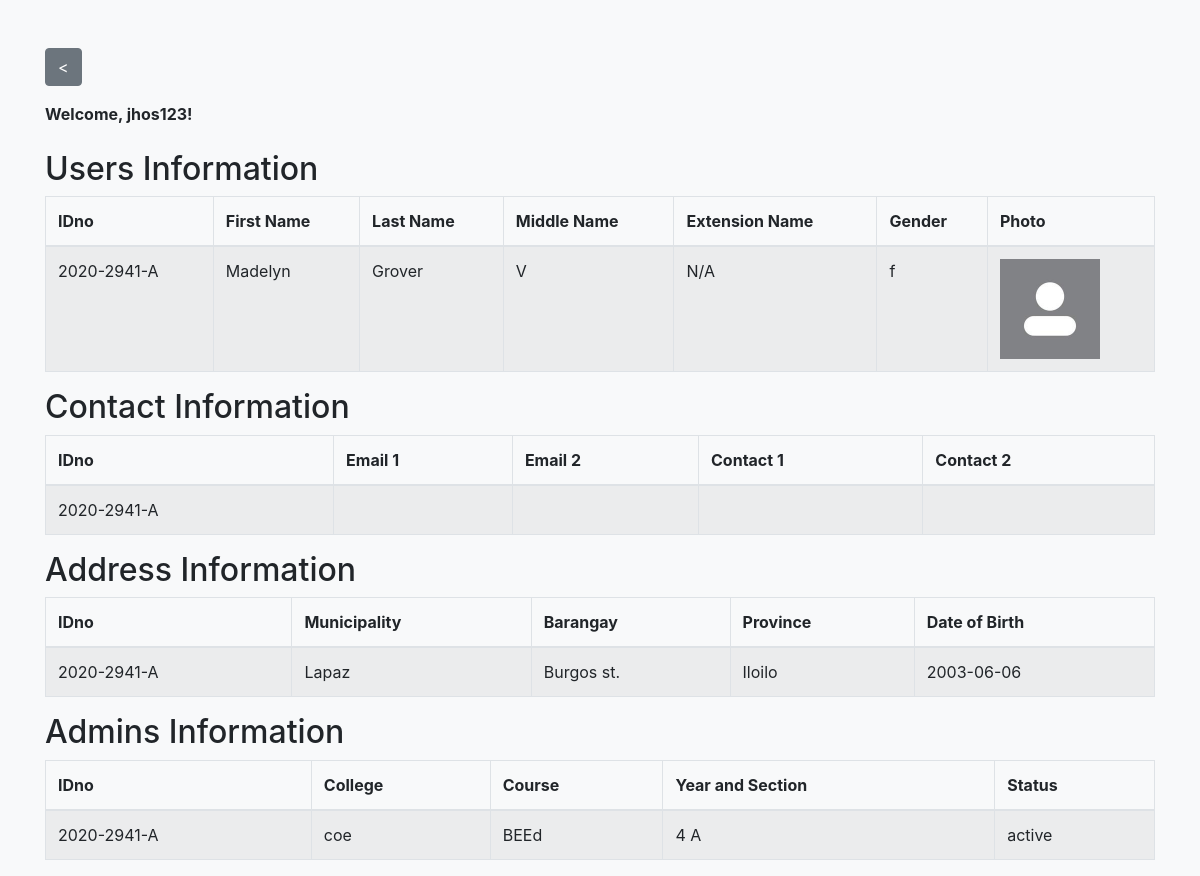
Screenshot of /dashboard/admin/include/user_details.php?id=2020-2941-A (signed in) with the database file from the repository.
### tables this page shows
CREATE TABLE `users_info` (
  `IDno` varchar(11) NOT NULL,
  `Fname` varchar(50) DEFAULT NULL,
  `Sname` varchar(50) DEFAULT NULL,
  `Mname` varchar(50) DEFAULT NULL,
  `Ename` varchar(50) DEFAULT NULL,
  `gender` varchar(10) DEFAULT NULL,
  `photo` varchar(255) DEFAULT NULL
);

CREATE TABLE `contact` (
  `IDno` varchar(11) NOT NULL,
  `email1` varchar(100) DEFAULT NULL,
  `email2` varchar(100) DEFAULT NULL,
  `con1` varchar(20) DEFAULT NULL,
  `con2` varchar(20) DEFAULT NULL
);

CREATE TABLE `address` (
  `IDno` varchar(11) NOT NULL,
  `municipality` varchar(100) DEFAULT NULL,
  `barangay` varchar(100) DEFAULT NULL,
  `province` varchar(100) DEFAULT NULL,
  `DOB` date DEFAULT NULL
);

CREATE TABLE `user_details` (
  `IDno` varchar(11) NOT NULL,
  `college` varchar(100) DEFAULT NULL,
  `course` varchar(100) DEFAULT NULL,
  `yrLVL` varchar(50) DEFAULT NULL,
  `A_LVL` varchar(11) DEFAULT NULL,
  `status` enum('active','inactive','restricted') DEFAULT NULL
);

### dashboard/admin/include/user_details.php (the view, shortened to what this page needs)
<?php
include '../../config.php';
if (isset($_GET['id'])) {
    $id = $_GET['id'];
    $usersInfoResult = mysqli_query($conn, "SELECT * FROM users_info WHERE IDno = '$id'");
    $contactResult = mysqli_query($conn, "SELECT * FROM contact WHERE IDno = '$id'");
    $addressResult = mysqli_query($conn, "SELECT * FROM address WHERE IDno = '$id'");
    $adminsInfoResult = mysqli_query($conn, "SELECT * FROM user_details WHERE IDno = '$id'");
    $userInfo = mysqli_fetch_assoc($usersInfoResult);
}
?>
<!DOCTYPE html>
<html lang="en">
<head>
    <link rel="stylesheet" href="https://stackpath.bootstrapcdn.com/bootstrap/4.5.2/css/bootstrap.min.css">
</head>
<body class="bg-light">
    <div class="container mt-5">
        <a href="../BrowseUser.php" class="btn btn-secondary mb-3"><</a>
        <p><strong>Welcome, <?php echo htmlspecialchars($_SESSION['admin']['username']); ?>!</strong></p>
        <h2 class="mt-4">Users Information</h2>
        <table class="table table-bordered table-striped">
            <thead>
                <tr>
                    <th>IDno</th>
                    <th>First Name</th>
                    <th>Last Name</th>
                    <th>Middle Name</th>
                    <th>Extension Name</th>
                    <th>Gender</th>
                    <th>Photo</th>
                </tr>
            </thead>
            <tbody>
                <tr>
                    <td><?php echo htmlspecialchars($userInfo['IDno']); ?></td>
                    <td><?php echo htmlspecialchars($userInfo['Fname']); ?></td>
                    <td><?php echo htmlspecialchars($userInfo['Sname']); ?></td>
                    <td><?php echo htmlspecialchars($userInfo['Mname']); ?></td>
                    <td><?php echo htmlspecialchars($userInfo['Ename']); ?></td>
                    <td><?php echo htmlspecialchars($userInfo['gender']); ?></td>
                    <td>
                    <?php if (!empty($userInfo['photo'])): ?>
                        <img src="../../../pic/User/<?php echo htmlspecialchars($userInfo['photo']); ?>"
                             alt="User Photo"
                             style="height: 100px; object-fit: cover;">
                    <?php else: ?>
                        <span>No Photo</span>
                    <?php endif; ?>
                    </td>
                </tr>
            </tbody>
        </table>
        <h2>Contact Information</h2>
        <table class="table table-bordered table-striped">
            <thead>
                <tr>
                    <th>IDno</th>
                    <th>Email 1</th>
                    <th>Email 2</th>
                    <th>Contact 1</th>
                    <th>Contact 2</th>
                </tr>
            </thead>
            <tbody>
                <?php while ($row = mysqli_fetch_assoc($contactResult)): ?>
                    <tr>
                        <td><?php echo htmlspecialchars($row['IDno']); ?></td>
                        <td><?php echo htmlspecialchars($row['email']); ?></td>
                        <td><?php echo htmlspecialchars($row['email2']); ?></td>
                        <td><?php echo htmlspecialchars($row['contact']); ?></td>
                        <td><?php echo htmlspecialchars($row['con2']); ?></td>
                    </tr>
                <?php endwhile; ?>
            </tbody>
        </table>
        <h2>Address Information</h2>
        <table class="table table-bordered table-striped">
            <thead>
                <tr>
                    <th>IDno</th>
                    <th>Municipality</th>
                    <th>Barangay</th>
                    <th>Province</th>
                    <th>Date of Birth</th>
                </tr>
            </thead>
            <tbody>
                <?php while ($row = mysqli_fetch_assoc($addressResult)): ?>
                    <tr>
                        <td><?php echo htmlspecialchars($row['IDno']); ?></td>
                        <td><?php echo htmlspecialchars($row['municipality']); ?></td>
                        <td><?php echo htmlspecialchars($row['barangay']); ?></td>
                        <td><?php echo htmlspecialchars($row['province']); ?></td>
                        <td><?php echo htmlspecialchars($row['DOB']); ?></td>
                    </tr>
                <?php endwhile; ?>
            </tbody>
        </table>
        <h2>Admins Information</h2>
        <table class="table table-bordered table-striped">
            <thead>
                <tr>
                    <th>IDno</th>
                    <th>College</th>
                    <th>Course</th>
                    <th>Year and Section</th>
                    <th>Status</th>
                </tr>
            </thead>
            <tbody>
                <?php while ($row = mysqli_fetch_assoc($adminsInfoResult)): ?>
                    <tr>
                        <td><?php echo htmlspecialchars($row['IDno']); ?></td>
                        <td><?php echo htmlspecialchars($row['college']); ?></td>
                        <td><?php echo htmlspecialchars($row['course']); ?></td>
                        <td><?php echo htmlspecialchars($row['yrLVL']); ?></td>
                        <td><?php echo htmlspecialchars($row['status']); ?></td>
                    </tr>
                <?php endwhile; ?>
            </tbody>
        </table>
    </div>
</body>
</html>

### rows the page displays
users_info: IDno "2020-2941-A", Fname "Madelyn", Sname "Grover", Mname "V", Ename "N/A", gender "f", photo (placeholder picture)
contact: IDno "2020-2941-A"
address: IDno "2020-2941-A", municipality "Lapaz", barangay "Burgos st.", province "Iloilo", DOB "2003-06-06"
user_details: IDno "2020-2941-A", college "coe", course "BEEd", yrLVL "4 A", status "active"

### other values shown
$_SESSION['admin']['username'] "jhos123"
